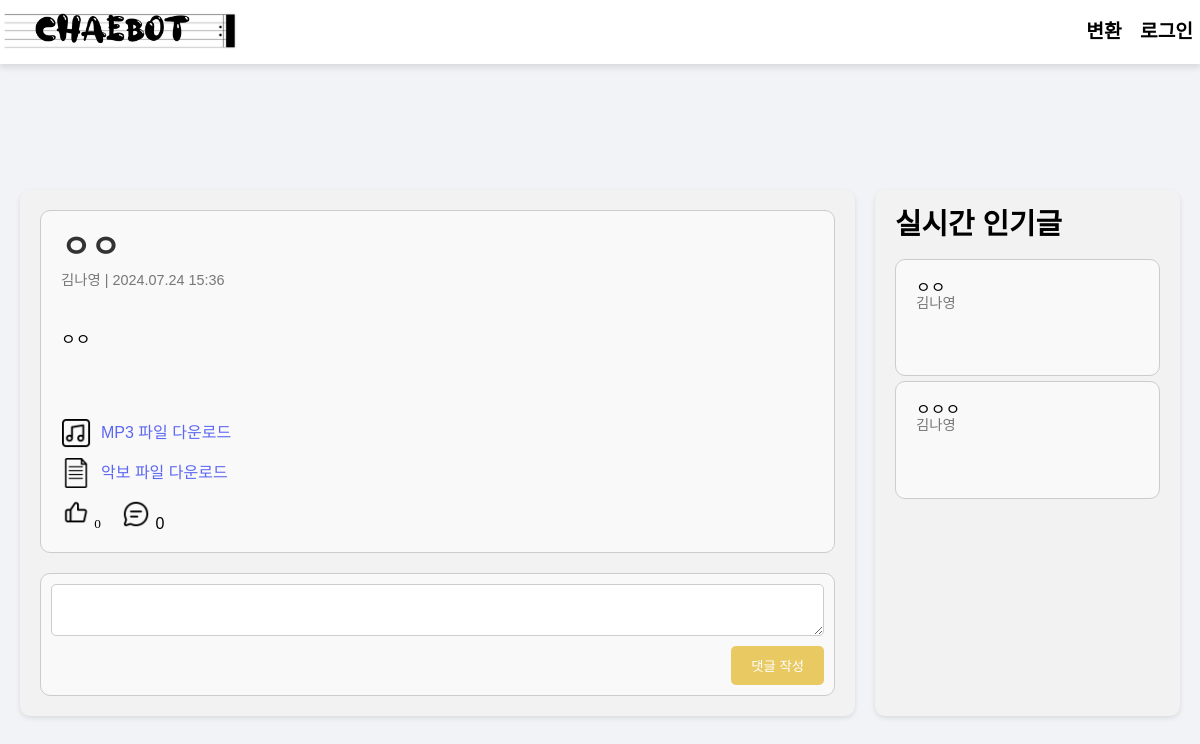
Before: /post/1/ with the older database file.
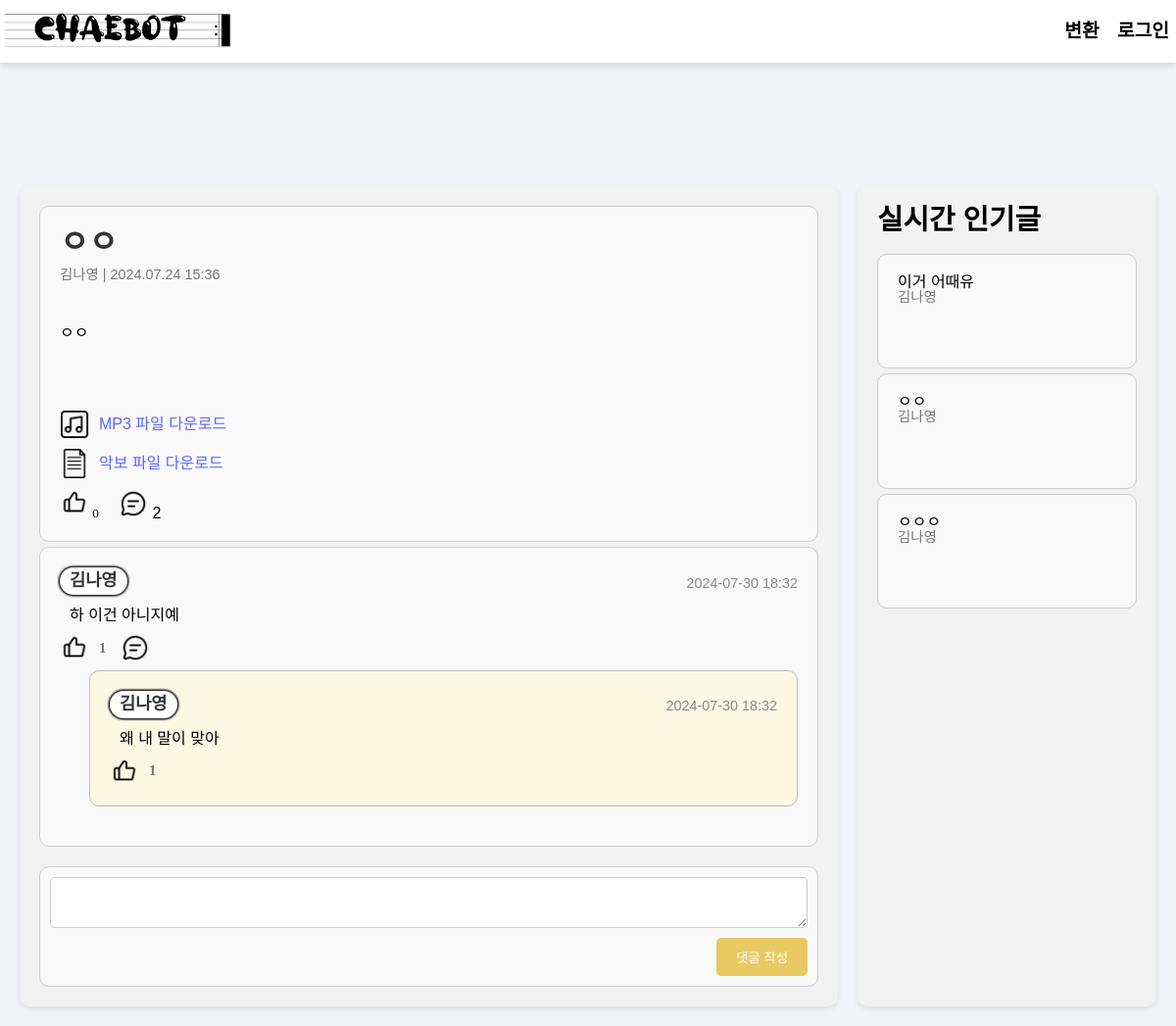
After: the same page with the newer database file.
### myapp/models.py (models this page shows, shortened)
class Post(models.Model):
    author = models.ForeignKey(settings.AUTH_USER_MODEL, on_delete=models.CASCADE)
    title = models.CharField(max_length=200)
    content = models.TextField()
    genre = models.CharField(max_length=100)
    mp3_file = models.FileField(upload_to="mp3s/", blank=True, null=True)
    sheet_file = models.FileField(upload_to="sheets/", blank=True, null=True)
    created_at = models.DateTimeField(auto_now_add=True)
    likes = models.ManyToManyField(
        settings.AUTH_USER_MODEL, related_name="liked_posts", blank=True
    )
    def total_likes(self):
        return self.likes.count()

class CustomUser(AbstractUser):
    user_id = models.CharField(max_length=150, unique=True)
    email = models.EmailField(unique=True)
    age_group = models.CharField(max_length=10, blank=True, null=True)
    gender = models.CharField(max_length=10, blank=True, null=True)
    genres = models.CharField(max_length=255, blank=True, null=True)  # 새로운 필드 추가
    username = models.CharField(max_length=150)
    USERNAME_FIELD = "user_id"
    REQUIRED_FIELDS = ["email"]

class Comment(models.Model):
    post = models.ForeignKey(Post, related_name="comments", on_delete=models.CASCADE)
    author = models.ForeignKey(settings.AUTH_USER_MODEL, on_delete=models.CASCADE)
    content = models.TextField()
    created_at = models.DateTimeField(auto_now_add=True)
    likes = models.ManyToManyField(
        settings.AUTH_USER_MODEL, related_name="liked_comments", blank=True
    )
    def total_likes(self):
        return self.likes.count()

class Reply(models.Model):
    comment = models.ForeignKey(
        Comment, related_name="replies", on_delete=models.CASCADE
    )
    author = models.ForeignKey(settings.AUTH_USER_MODEL, on_delete=models.CASCADE)
    content = models.TextField()
    created_at = models.DateTimeField(auto_now_add=True)
    likes = models.ManyToManyField(
        settings.AUTH_USER_MODEL, related_name="liked_replies", blank=True
    )
    def total_likes(self):
        return self.likes.count()

### myapp/views.py (the view)
# urls.py: path("post/<int:post_id>/", v.post_detail, name="post_detail"),
def post_detail(request, post_id):
    post = get_object_or_404(Post, id=post_id)
    total_comments = post.comments.count()
    for comment in post.comments.all():
        total_comments += comment.replies.count()
    popular_posts = Post.objects.order_by("-likes")[:5]
    context = {
        "post": post,
        "total_comments": total_comments,
        "popular_posts": popular_posts,
    }
    return render(request, "post_detail.html", context)

### myapp/templates/post_detail.html (shortened to what the changed rows need)
<!DOCTYPE html>
<html lang="ko">
<head>
    {% load static %}
    <link rel="stylesheet" href="{% static 'css/reset.css' %}">
    <link rel="stylesheet" href="{% static 'css/style.css' %}">
</head>
<body>
    <main>
        <div class="container">
            <div class="post-detail">
                <div class="post">
                    <h1>{{ post.title }}</h1>
                    <small>{{ post.author.username }} | {{ post.created_at|date:"Y.m.d H:i" }}</small>
                    <p>{{ post.content }}</p>
                    <div class="attachment">
                        {% if post.mp3_file %}
                            <a href="{{ post.mp3_file.url }}" download>
                            </a>
                        {% endif %}
                        {% if post.sheet_file %}
                            <a href="{{ post.sheet_file.url }}" download>
                            </a>
                        {% endif %}
                    </div>
                    <div class="post-actions">
                        <form method="post" action="{% url 'like_post' post.id %}">
                            <button type="submit" style="background: none; border: none;">
                                {% if user in post.likes.all %}
                                    <img src="{% static 'img/pressed_good.png' %}" alt="Like" class="like-comment-icons">
                                {% else %}
                                    <img src="{% static 'img/bold_like.png' %}" alt="Like" class="like-comment-icons">
                                {% endif %}
                                <span>{{ post.total_likes }}</span>
                            </button>
                        </form>
                        <div>
                            <img src="{% static 'img/comment.png' %}" alt="Comment" class="like-comment-icons">
                            <span>{{ total_comments }}</span>
                        </div>
                    </div>
                </div>
                <div id="comments" class="comments">
                    {% for comment in post.comments.all %}
                    <div class="comment">
                        <div class="comment-header">
                            <span class="comment-author">{{ comment.author.username }}</span>
                            <span class="comment-date">{{ comment.created_at|date:"Y-m-d H:i" }}</span>
                        </div>
                        <div class="comment-body">{{ comment.content }}</div>
                        <div class="comment-action-btns">
                            <form method="post" action="{% url 'like_comment' comment.id %}">
                                <button type="submit">
                                    {% if user in comment.likes.all %}
                                        <img src="{% static 'img/pressed_good.png' %}" alt="Like" class="like-comment-icons">
                                    {% else %}
                                        <img src="{% static 'img/bold_like.png' %}" alt="Like" class="like-comment-icons">
                                    {% endif %}
                                    <span>{{ comment.total_likes }}</span>
                                </button>
                            </form>
                            <button onclick="toggleReplyForm({{ comment.id }})">
                                <img src="{% static 'img/comment.png' %}" alt="Reply" class="like-comment-icons">
                            </button>
                        </div>
                        {% for reply in comment.replies.all %}
                        <div class="reply">
                            <div class="reply-header">
                                <span class="reply-author">{{ reply.author.username }}</span>
                                <span class="comment-date">{{ reply.created_at|date:"Y-m-d H:i" }}</span>
                            </div>
                            <div class="reply-body">{{ reply.content }}</div>
                            <div class="comment-action-btns">
                                <form method="post" action="{% url 'like_reply' reply.id %}">
                                    <button type="submit">
                                        {% if user in reply.likes.all %}
                                            <img src="{% static 'img/pressed_good.png' %}" alt="Like" class="like-comment-icons">
                                        {% else %}
                                            <img src="{% static 'img/bold_like.png' %}" alt="Like" class="like-comment-icons">
                                        {% endif %}
                                        <span>{{ reply.total_likes }}</span>
                                    </button>
                                </form>
                            </div>
                        </div>
                        {% endfor %}
                    </div>
                    {% endfor %}
                </div>
            </div>
            <div class="sidebar">
                {% for popular_post in popular_posts %}
                <div class="post">
                    <h4>{{ popular_post.title }}</h4>
                    <small>{{ popular_post.author.username }}</small>
                </div>
                {% endfor %}
            </div>
        </div>
    </main>
</body>
</html>

Changed rows visible on the page:
added Comment: author.username "김나영", created_at "2024-07-30 18:32", content "하 이건 아니지예", total_likes "1"
added Reply: author.username "김나영", created_at "2024-07-30 18:32", content "왜 내 말이 맞아", total_likes "1"
added Post: title "이거 어때유", author.username "김나영"
Other visible differences:
{{ total_comments }}: "0" → "2"
